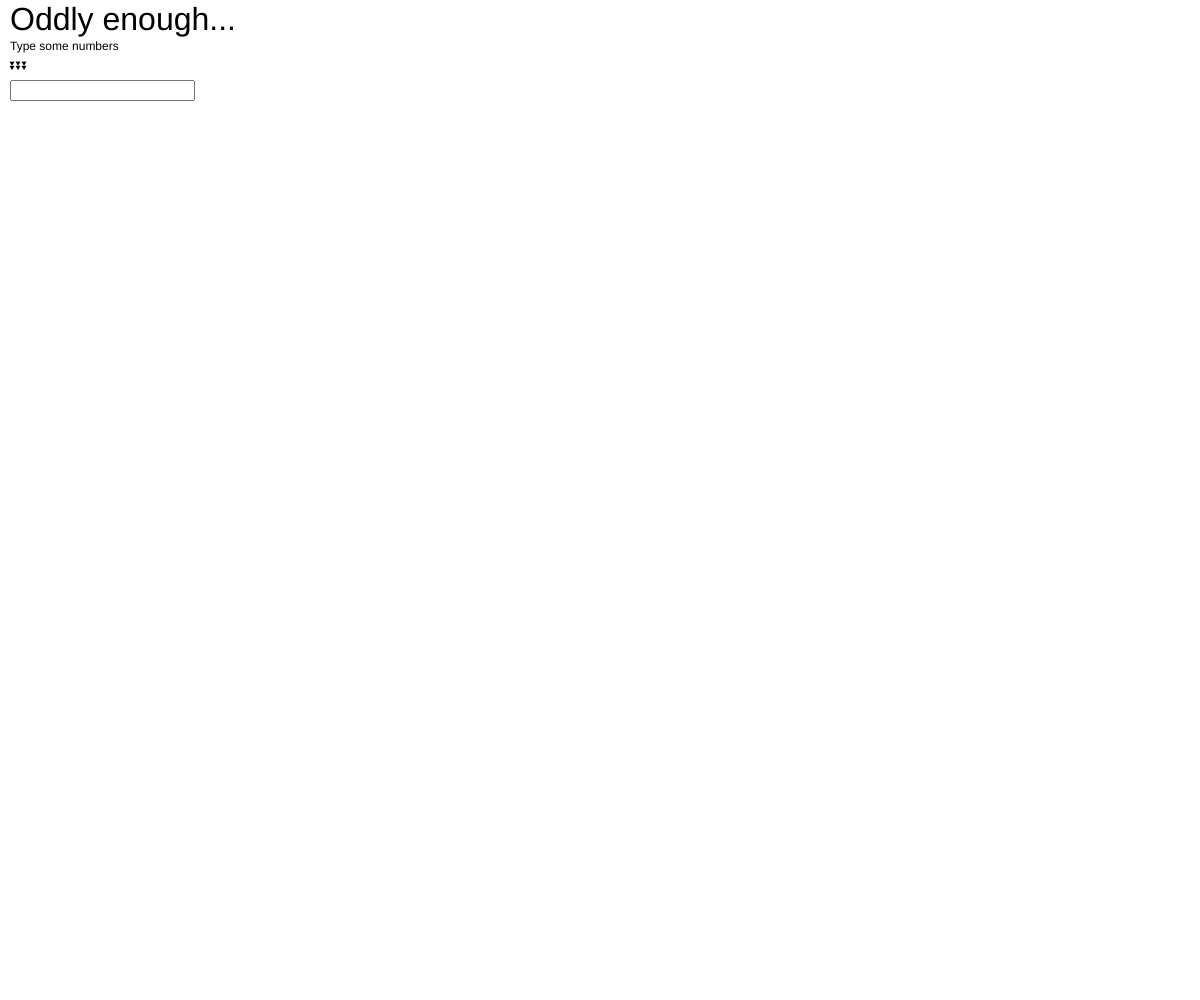
Frame 1 (no input)
Frame 60 (no input): identical to frame 1, image omitted
Frame 120 (the mouse pressed at the canvas centre since frame 60): identical to frame 1, image omitted

The p5.js sketch that drew this single still picture (run headless with seeded random() and noise() and a simulated clock; from frame 60 on, the mouse is pressed at the canvas centre):

// p5.js sketch
// ── sketch.js
var input

function setup() {
	createCanvas(windowWidth, windowHeight)

	input = createInput()
	input.position(10, 80)

}

function draw() {

	background('white')
	fill('black')
	textSize(32)
	text("Oddly enough...", 10, 30)
	textSize(12)
	text("Type some numbers", 10, 50)
	text("⏬⏬⏬", 10, 70)
	var numbers = input.value();
	var number_array = numbers.split(" ");
	for (var i = 0; i < number_array.length; i++) {
		if ((number_array[i] % 2) == 0) {
			number_array.splice(i, 1);
			i = i - 1;
		}
	}
	textSize(72)
	text(number_array, 10, 200);
}

function pluralize() {

}
